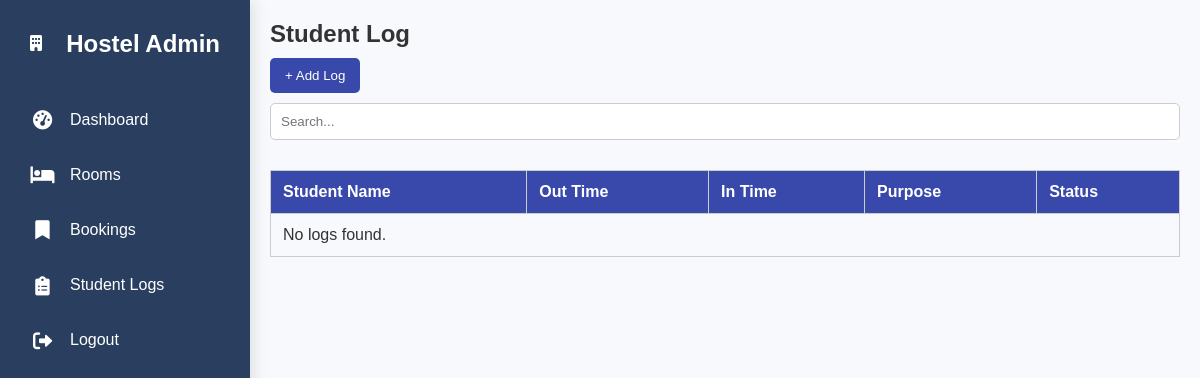
Before: /admin/student_logs/logs.php (signed in) with the older database file.
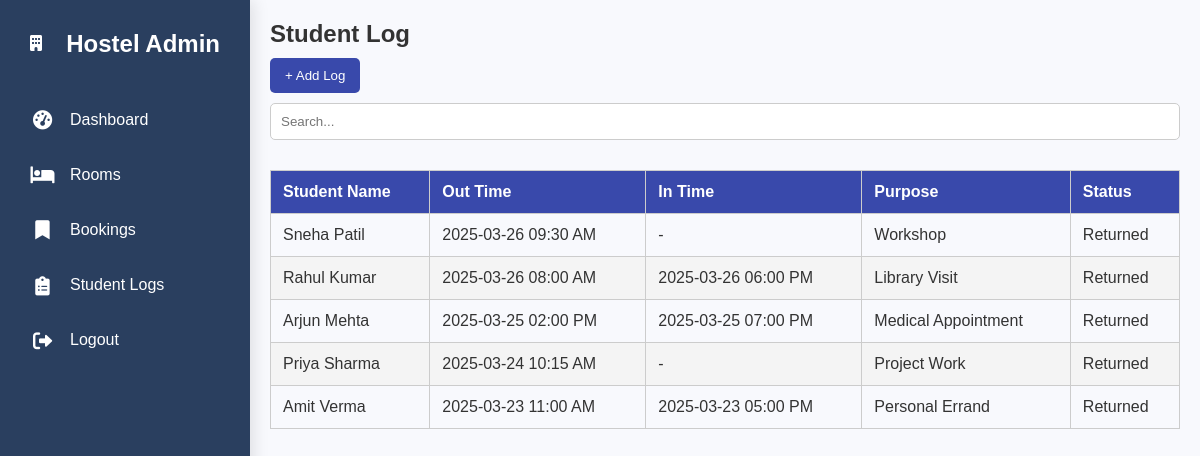
After: the same page with the newer database file.
### tables this page shows
CREATE TABLE `studentlog` (
  `log_id` int(11) NOT NULL,
  `student_id` int(11) DEFAULT NULL,
  `room_id` int(11) DEFAULT NULL,
  `out_time` datetime DEFAULT current_timestamp(),
  `in_time` datetime DEFAULT NULL,
  `purpose` varchar(255) DEFAULT NULL,
  `status` enum('out','in') DEFAULT NULL
);

### admin/student_logs/logs.php (the view, shortened to what this page needs)
<?php
include('../../includes/db_connect.php');
?>
<!DOCTYPE html>
<html lang="en">
<head>
    <link href="https://cdnjs.cloudflare.com/ajax/libs/font-awesome/6.0.0-beta3/css/all.min.css" rel="stylesheet">
    <link rel="stylesheet" href="/hostelManagment/assets/css/styleAdmin.css">
    <link rel="stylesheet" href="/hostelManagment/assets/css/sidebar.css">
</head>
<body>
    <?php include('../includes/sidebar.php'); ?>
    <div class="dashboard-container">
        <main class="main-content">
            <h2>Student Log</h2>
            <button onclick="openLogModal()" class="btn-add">+ Add Log</button>
            <input type="text" id="searchInput" placeholder="Search..." onkeyup="searchTable()">
            <div class="table-container">
                <table id="roomTable">
                    <thead>
                        <tr>
                            <th>Student Name</th>
                            <th>Out Time</th>
                            <th>In Time</th>
                            <th>Purpose</th>
                            <th>Status</th>
                        </tr>
                    </thead>
                    <tbody>
                        <?php
                        $sql = "SELECT
            l.log_id, l.student_id, l.out_time, l.in_time, l.purpose, l.status,
            CONCAT(u.fname, ' ', u.lname) AS student_name
        FROM StudentLog l
        JOIN Student s ON l.student_id = s.student_id
        JOIN Users u ON s.userId = u.user_id
        ORDER BY l.out_time DESC";
                        $result = $conn->query($sql);
                        if ($result->num_rows > 0) {
                            while ($row = $result->fetch_assoc()) {
                                echo "<tr>
                <td>" . htmlspecialchars($row['student_name']) . "</td>
                <td>" . htmlspecialchars(date('Y-m-d h:i A', strtotime($row['out_time']))) . "</td>
                <td>" . ($row['in_time'] ? htmlspecialchars(date('Y-m-d h:i A', strtotime($row['in_time']))) : '-') . "</td>
                <td>" . htmlspecialchars($row['purpose']) . "</td>
                <td>";
                                if ($row['status'] === 'Pending') {
                                    echo "Pending
                <form action='mark_returned.php' method='POST' style='display:inline'>
                    <input type='hidden' name='log_id' value='" . $row['log_id'] . "'>
                    <button type='submit' class='action-btn'>Mark as Returned</button>
                </form>";
                                } else {
                                    echo "Returned";
                                }
                                echo "</td></tr>";
                            }
                        } else {
                            echo "<tr><td colspan='5'>No logs found.</td></tr>";
                        }
                        ?>
                    </tbody>
                </table>
            </div>
        </main>
    </div>
</body>
</html>

Changed rows visible on the page:
added studentlog: student_name "Sneha Patil", out_time "2025-03-26 09:30 AM", purpose "Workshop", status "Returned"
added studentlog: student_name "Rahul Kumar", out_time "2025-03-26 08:00 AM", in_time "2025-03-26 06:00 PM", purpose "Library Visit", status "Returned"
added studentlog: student_name "Arjun Mehta", out_time "2025-03-25 02:00 PM", in_time "2025-03-25 07:00 PM", purpose "Medical Appointment", status "Returned"
added studentlog: student_name "Priya Sharma", out_time "2025-03-24 10:15 AM", purpose "Project Work", status "Returned"
added studentlog: student_name "Amit Verma", out_time "2025-03-23 11:00 AM", in_time "2025-03-23 05:00 PM", purpose "Personal Errand", status "Returned"
Other visible differences:
text no longer shown: "No logs found."
